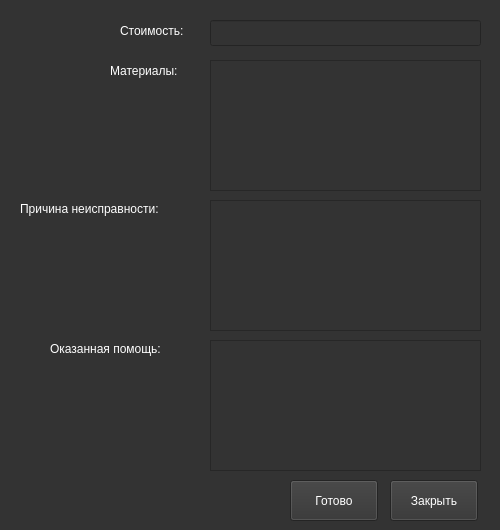
<?xml version="1.0" encoding="UTF-8"?>
<ui version="4.0">
 <class>CreateReportWindow</class>
 <widget class="QMainWindow" name="CreateReportWindow">
  <property name="geometry">
   <rect>
    <x>0</x>
    <y>0</y>
    <width>500</width>
    <height>530</height>
   </rect>
  </property>
  <property name="minimumSize">
   <size>
    <width>500</width>
    <height>530</height>
   </size>
  </property>
  <property name="maximumSize">
   <size>
    <width>500</width>
    <height>530</height>
   </size>
  </property>
  <property name="windowTitle">
   <string>CreateReportWindow</string>
  </property>
  <property name="styleSheet">
   <string notr="true">background-color: #333333;
color: #ffffff;</string>
  </property>
  <widget class="QWidget" name="centralwidget">
   <widget class="QLabel" name="label_price">
    <property name="geometry">
     <rect>
      <x>120</x>
      <y>20</y>
      <width>81</width>
      <height>21</height>
     </rect>
    </property>
    <property name="text">
     <string>Стоимость:</string>
    </property>
   </widget>
   <widget class="QLineEdit" name="lineEdit_price">
    <property name="geometry">
     <rect>
      <x>210</x>
      <y>20</y>
      <width>271</width>
      <height>26</height>
     </rect>
    </property>
   </widget>
   <widget class="QLabel" name="label_materials">
    <property name="geometry">
     <rect>
      <x>110</x>
      <y>60</y>
      <width>91</width>
      <height>21</height>
     </rect>
    </property>
    <property name="text">
     <string>Материалы:</string>
    </property>
   </widget>
   <widget class="QLabel" name="label_causeOfMalfunction">
    <property name="geometry">
     <rect>
      <x>20</x>
      <y>200</y>
      <width>181</width>
      <height>18</height>
     </rect>
    </property>
    <property name="text">
     <string>Причина неисправности: </string>
    </property>
   </widget>
   <widget class="QLabel" name="label_assistanceProvided">
    <property name="geometry">
     <rect>
      <x>50</x>
      <y>340</y>
      <width>141</width>
      <height>18</height>
     </rect>
    </property>
    <property name="text">
     <string>Оказанная помощь: </string>
    </property>
   </widget>
   <widget class="QTextEdit" name="textEdit_materials">
    <property name="geometry">
     <rect>
      <x>210</x>
      <y>60</y>
      <width>271</width>
      <height>131</height>
     </rect>
    </property>
   </widget>
   <widget class="QTextEdit" name="textEdit_causeOfMalfunction">
    <property name="geometry">
     <rect>
      <x>210</x>
      <y>200</y>
      <width>271</width>
      <height>131</height>
     </rect>
    </property>
   </widget>
   <widget class="QTextEdit" name="textEdit_assistanceProvided">
    <property name="geometry">
     <rect>
      <x>210</x>
      <y>340</y>
      <width>271</width>
      <height>131</height>
     </rect>
    </property>
   </widget>
   <widget class="QPushButton" name="pushButton_close">
    <property name="geometry">
     <rect>
      <x>390</x>
      <y>480</y>
      <width>88</width>
      <height>41</height>
     </rect>
    </property>
    <property name="text">
     <string>Закрыть</string>
    </property>
   </widget>
   <widget class="QPushButton" name="pushButton_done">
    <property name="geometry">
     <rect>
      <x>290</x>
      <y>480</y>
      <width>88</width>
      <height>41</height>
     </rect>
    </property>
    <property name="text">
     <string>Готово</string>
    </property>
   </widget>
  </widget>
 </widget>
 <resources/>
 <connections/>
</ui>
